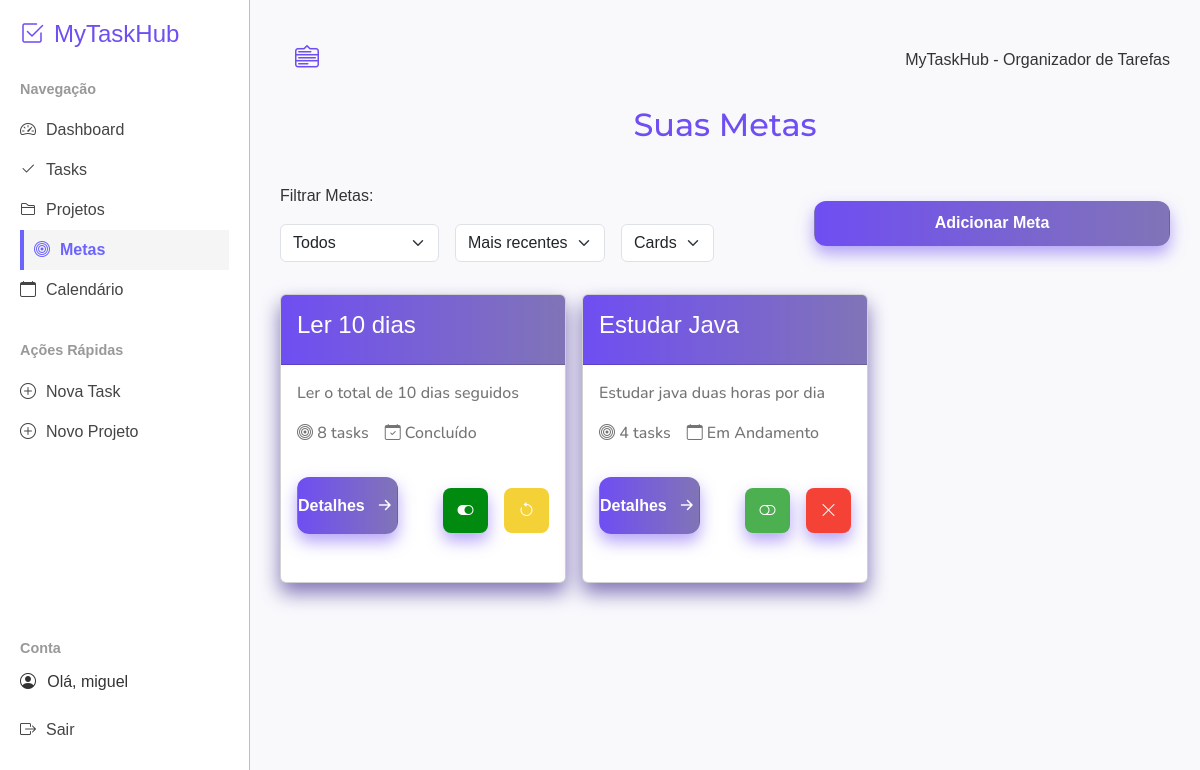
The app's page /goals/ (signed in), older data.
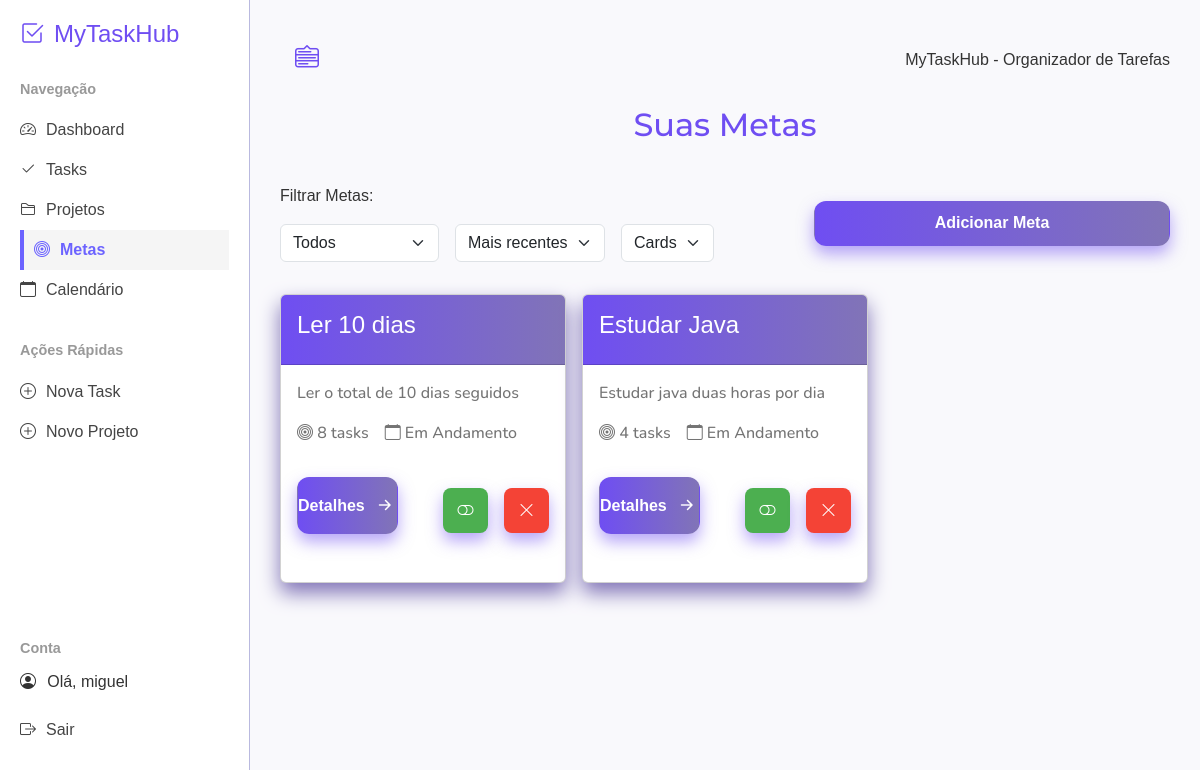
The same page, newer data.
### mytaskhubs/models.py (models this page shows, shortened)
class Goal(models.Model):
    owner = models.ForeignKey(User, on_delete=models.CASCADE)
    title = models.CharField(max_length=200)
    description = models.TextField(blank=True, default="Sem descrição")
    date_added = models.DateTimeField(auto_now_add=True)
    end_date = models.DateTimeField(default=timezone.now)  # 🔹 Data limite da meta
    completed = models.BooleanField(default=False)
    deleted = models.BooleanField(default=False)

### mytaskhubs/views.py (the view)
# urls.py: path('goals/', views.goals, name='goals'),
@login_required
def goals(request):
    goals = Goal.objects.filter(owner=request.user).order_by('date_added')
    return render(request, 'mytaskhubs/goals.html', {'goals': goals})

### mytaskhubs/templates/mytaskhubs/goals.html (shortened to what this page needs)
{% extends "mytaskhubs/base.html" %}
{% load static %}
{% block content %}
<h2 class="titulo-pagina">Suas Metas</h2>
<div class="btn-and-filter">
<div class="filters">
<label for="">Filtrar Metas:</label>
<div class="filter-main">
<div class="filter-container">
  <select id="goalFilter" class="filter-select form-select">
    <option value="all">Todos</option>
  </select>
</div>
<div class="filter-container">
  <select id="goalFilter2" class="filter-select form-select">
  <option value="date-desc">Mais recentes</option>
</select>
</div>
<div class="filter-container">
  <select id="goalFilter3" class="filter-select form-select">
  <option value="cards">Cards</option>
</select>
</div>
</div>
</div>
<a href="{% url 'new_goal' %}" class="btn">Adicionar Meta</a>
</div>
<main class="main" id="goalsContainer">
{% for goal in goals %}
<div class="card"
     data-status="{% if goal.deleted %}archived{% elif goal.completed %}completed{% else %}active{% endif %}"
     data-tasks="{{ goal.tasks.count }}"
     data-date="{{ goal.date_added|date:'Y-m-d H:i:s' }}">
  <div class="card-header">
    <h4>{{ goal.title }}</h4>
  </div>
  <div class="card-body">
    <p class="card-text">{{ goal.description }}</p>
    <div class="card-body-status">
      <p><i class="bi bi-bullseye"></i> {{ goal.tasks.count }} tasks</p>
      {% if goal.completed %}
        <p><i class="bi bi-calendar-check"></i> Concluído</p>
      {% elif goal.deleted %}
        <p><i class="bi bi-archive"></i> Arquivado</p>
      {% else %}
        <p><i class="bi bi-calendar"></i> Em Andamento</p>
      {% endif %}
    </div>
    <div class="card-body-status-button">
      <a href="{% url 'goal' goal.id %}" class="btn">
        Detalhes <i class="bi bi-arrow-right-short"></i>
      </a>
      <div class="card-body-status_conclude-close">
        {% if not goal.completed and not goal.deleted %}
          <form action="{% url 'concluir_goal' goal.id %}" method="post">
            <button class="btn-concluir" type="submit" title="Concluir Meta">
              <i class="bi bi-toggle-off"></i>
            </button>
          </form>
        {% endif %}
        {% if goal.completed %}
          <a href="{% url 'goal' goal.id %}" class="btn-concluido" title="Meta Concluída">
            <i class="bi bi-toggle-on"></i>
          </a>
        {% endif %}
        {% if not goal.deleted %}
          <button class="btn-delete"
                  data-bs-toggle="modal"
                  data-bs-target="#confirmArchiveModal"
                  data-url="{% url 'arquivar_goal' goal.id %}"
                  title="Arquivar Meta">
            <i class="bi bi-x-lg"></i>
          </button>
        {% endif %}
        {% if goal.deleted %}
          <form action="{% url 'ativar_goal' goal.id %}" method="post" style="display:inline;">
            <button class="btn-warning" type="submit" title="Reativar Meta">
              <i class="bi bi-arrow-counterclockwise"></i>
            </button>
          </form>
        {% endif %}
      </div>
    </div>
  </div>
</div>
{% empty %}
<div class="no-task-project-goal">
<p>Nenhum Projeto foi adicionado</p>
</div>
{% endfor %}
</main>
{% endblock content %}

Row changes from the older to the newer data that the page shows:
changed Goal "Ler 10 dias": deleted True → False (drawn); completed "Concluído" → "Em Andamento"
